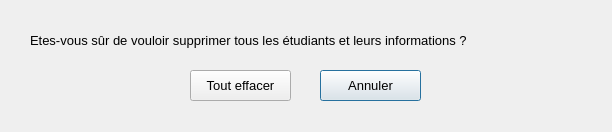
<?xml version="1.0" encoding="UTF-8"?>
<ui version="4.0">
 <class>Dialog</class>
 <widget class="QDialog" name="Dialog">
  <property name="geometry">
   <rect>
    <x>0</x>
    <y>0</y>
    <width>612</width>
    <height>132</height>
   </rect>
  </property>
  <property name="windowTitle">
   <string>Confirmation</string>
  </property>
  <property name="modal">
   <bool>true</bool>
  </property>
  <widget class="QLabel" name="label_2">
   <property name="geometry">
    <rect>
     <x>30</x>
     <y>30</y>
     <width>581</width>
     <height>21</height>
    </rect>
   </property>
   <property name="font">
    <font>
     <pointsize>10</pointsize>
    </font>
   </property>
   <property name="text">
    <string>Etes-vous sûr de vouloir supprimer tous les étudiants et leurs informations ?</string>
   </property>
  </widget>
  <widget class="QPushButton" name="end">
   <property name="geometry">
    <rect>
     <x>320</x>
     <y>70</y>
     <width>101</width>
     <height>31</height>
    </rect>
   </property>
   <property name="font">
    <font>
     <pointsize>10</pointsize>
    </font>
   </property>
   <property name="text">
    <string>Annuler</string>
   </property>
  </widget>
  <widget class="QPushButton" name="effacer">
   <property name="geometry">
    <rect>
     <x>190</x>
     <y>70</y>
     <width>101</width>
     <height>31</height>
    </rect>
   </property>
   <property name="font">
    <font>
     <pointsize>10</pointsize>
    </font>
   </property>
   <property name="text">
    <string>Tout effacer</string>
   </property>
  </widget>
 </widget>
 <resources/>
 <connections/>
</ui>
